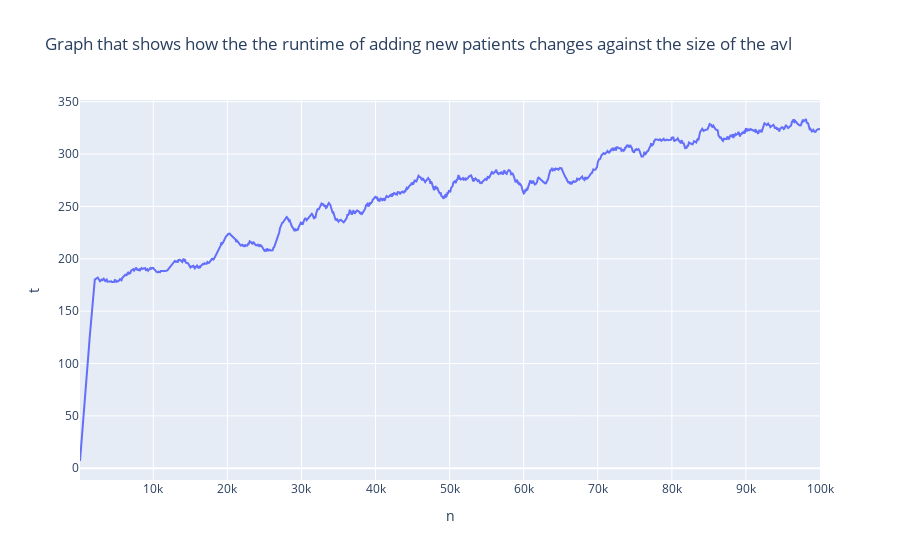

Source (notebook cell):
### Code cell
#opening the files
hashmap = pd.read_csv("addPatients-HM1.csv")
bst = pd.read_csv("addPatients-BST1.csv")
avl = pd.read_csv("addPatients-AVL1.csv")

mean = bst["t"].mean()

std = bst["t"].std()

bst = bst[(bst["t"] <= mean + (1.5*std) )]


mean = hashmap["t"].mean()

std = hashmap["t"].std()

hashmap = hashmap[(hashmap["t"] <= mean + (1.5*std) )]


mean = avl["t"].mean()

std = avl["t"].std()

avl = avl[(avl["t"] <= mean + (1.5*std) )]

n = 20  # the larger n is, the smoother curve will be
b = [1.0 / n] * n
a = 1
yy = lfilter(b, a, avl)

avl['t'] = lfilter(b, a, avl["t"])
fig = px.line(avl, x = 'n', y = 't', title='Graph that shows how the the runtime of adding new patients changes against the size of the avl')
fig.show()

### Figure 1 — Plotly figure (JSON) as saved in the notebook; plotly's stock layout.template omitted (floating-point values rounded to 4 significant figures; data arrays with more than 128 entries replaced by an {"elided": "..."} marker saying what was removed)
{"data": [{"hovertemplate": "n=%{x}<br>t=%{y}<extra></extra>", "legendgroup": "", "line": {"color": "#636efa", "dash": "solid"}, "marker": {"symbol": "circle"}, "mode": "lines", "name": "", "orientation": "v", "showlegend": false, "type": "scatter", "x": {"elided": "979 int values"}, "xaxis": "x", "y": {"elided": "979 float values"}, "yaxis": "y"}], "layout": {"legend": {"tracegroupgap": 0}, "title": {"text": "Graph that shows how the the runtime of adding new patients changes against the size of the avl"}, "xaxis": {"anchor": "y", "domain": [0, 1], "title": {"text": "n"}}, "yaxis": {"anchor": "x", "domain": [0, 1], "title": {"text": "t"}}}}
